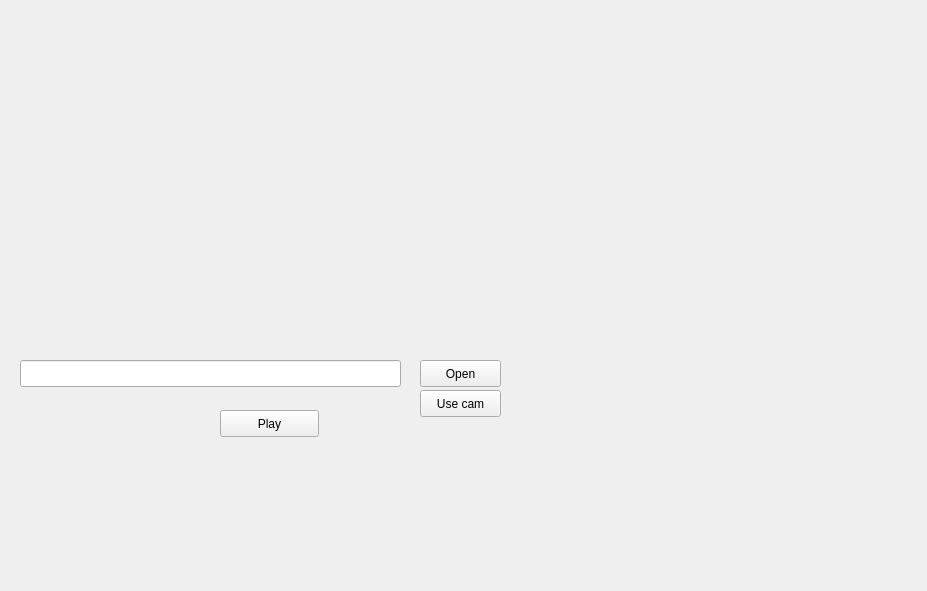
<?xml version="1.0" encoding="UTF-8"?>
<ui version="4.0">
 <class>Form</class>
 <widget class="QWidget" name="Form">
  <property name="geometry">
   <rect>
    <x>0</x>
    <y>0</y>
    <width>927</width>
    <height>591</height>
   </rect>
  </property>
  <property name="windowTitle">
   <string>Form</string>
  </property>
  <widget class="QLabel" name="labelImage">
   <property name="geometry">
    <rect>
     <x>20</x>
     <y>20</y>
     <width>471</width>
     <height>311</height>
    </rect>
   </property>
   <property name="text">
    <string/>
   </property>
  </widget>
  <widget class="QLineEdit" name="lineFilename">
   <property name="geometry">
    <rect>
     <x>20</x>
     <y>360</y>
     <width>381</width>
     <height>27</height>
    </rect>
   </property>
  </widget>
  <widget class="QPushButton" name="buttonOpen">
   <property name="geometry">
    <rect>
     <x>420</x>
     <y>360</y>
     <width>81</width>
     <height>27</height>
    </rect>
   </property>
   <property name="text">
    <string>Open</string>
   </property>
  </widget>
  <widget class="QPushButton" name="buttonPlay">
   <property name="geometry">
    <rect>
     <x>220</x>
     <y>410</y>
     <width>99</width>
     <height>27</height>
    </rect>
   </property>
   <property name="text">
    <string>Play</string>
   </property>
  </widget>
  <widget class="QPushButton" name="buttonUseCam">
   <property name="geometry">
    <rect>
     <x>420</x>
     <y>390</y>
     <width>81</width>
     <height>27</height>
    </rect>
   </property>
   <property name="text">
    <string>Use cam</string>
   </property>
  </widget>
  <widget class="QLabel" name="labelROI">
   <property name="geometry">
    <rect>
     <x>520</x>
     <y>20</y>
     <width>371</width>
     <height>311</height>
    </rect>
   </property>
   <property name="text">
    <string/>
   </property>
  </widget>
 </widget>
 <resources/>
 <connections/>
</ui>
